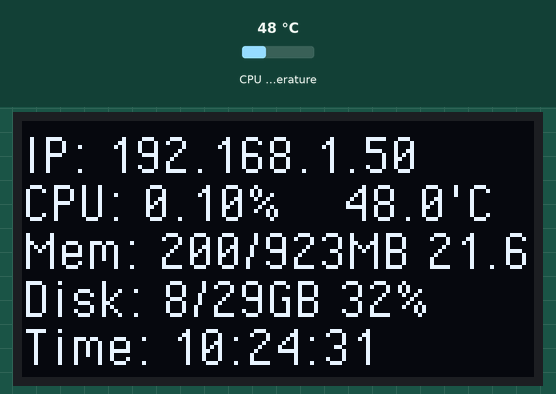
Bench run of a program on a simulated Raspberry Pi (BCM pin numbers). Shown: 128×64 one-colour display. The inputs (shaded band) are chosen by the test bench; at power-on: CPU temperature 48 °C. The clock reads 2024-03-15 10:24:30 at power-on unless the program sets it; system figures (address, load, memory, disk, uptime) are fixed made-up values; text uses the font file from the repository.

Above: at 1.2 s.
1.3 s: CPU temperature set to 31 °C
At 3.4 s:
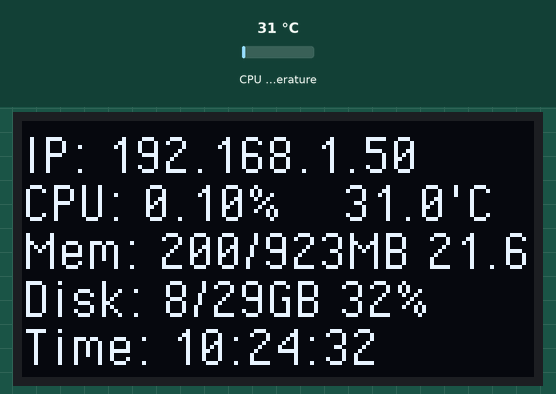
5.3 s: CPU temperature set to 44 °C
At 6.5 s:
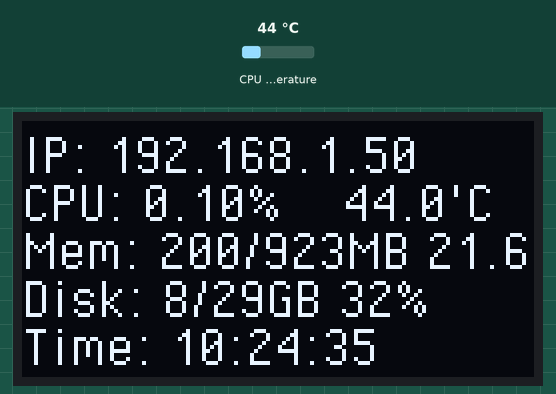
Timing chart, 0 to 8.3 s (numbered marks = the images above; inputs shaded):
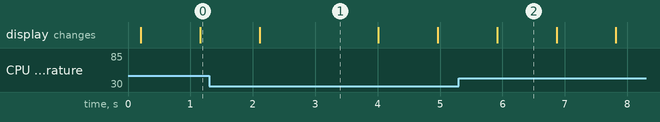

The program:

oled-statistic.py
```python
# Based on: Michael Klements
# Modified by: Augusto Samuel Hernandez Martin
# For Raspberry Pi Desktop Case with OLED Stats Display
# Base on Adafruit CircuitPython & SSD1306 Libraries
# It is run under a Systemd service that runs the code after start


import time
import board
import busio
import digitalio

from PIL import Image, ImageDraw, ImageFont
import adafruit_ssd1306

import subprocess

# Define the Reset Pin
oled_reset = digitalio.DigitalInOut(board.D4)

# Display Parameters
WIDTH = 128
HEIGHT = 64
BORDER = 10 #Por defecto 5

# Use for I2C.
i2c = board.I2C()
oled = adafruit_ssd1306.SSD1306_I2C(WIDTH, HEIGHT, i2c, addr=0x3C, reset=oled_reset)

# Clear display.
oled.fill(0)
oled.show()

# Create blank image for drawing.
# Make sure to create image with mode '1' for 1-bit color.
image = Image.new("1", (oled.width, oled.height))

# Get drawing object to draw on image.
draw = ImageDraw.Draw(image)

# Draw a white background
draw.rectangle((0, 0, oled.width, oled.height), outline=255, fill=255)

font = ImageFont.truetype('/home/pi/oled-statistic/PixelOperator.ttf', 16)
#font = ImageFont.load_default()

while True:
    # Draw a black filled box to clear the image.
    draw.rectangle((0, 0, oled.width, oled.height), outline=0, fill=0)

    # Shell scripts for system monitoring from here : https://unix.stackexchange.com/questions/119126/command-to-display-memory-usage-disk-usage-and-cpu-load
    cmd = "hostname -I | cut -d\' \' -f1"
    IP = subprocess.check_output(cmd, shell = True )
    cmd = "top -bn1 | grep load | awk '{printf \"CPU: %.2f\", $(NF-2)}'"
    CPU = subprocess.check_output(cmd, shell = True )
    cmd = "free -m | awk 'NR==2{printf \"Mem: %s/%sMB %.2f%%\", $3,$2,$3*100/$2 }'"
    MemUsage = subprocess.check_output(cmd, shell = True )
    cmd = "df -h | awk '$NF==\"/\"{printf \"Disk: %d/%dGB %s\", $3,$2,$5}'"
    #cmd = "df -h /dev/sda1 | awk '$NF==\"/\"{printf \"Disk: %d/%dGB %s\", $3,$2,$5}'"
    Disk = subprocess.check_output(cmd, shell = True )
    cmd = "vcgencmd measure_temp |cut -f 2 -d '='"
    temp = subprocess.check_output(cmd, shell = True )
    cmd = "date +%T"
    Hour = subprocess.check_output(cmd, shell = True)

    # Pi Stats Display
    draw.text((0, 0), "IP: " + str(IP,'utf-8'), font=font, fill=255)
    draw.text((0, 12), str(CPU,'utf-8') + "%", font=font, fill=255)
    draw.text((80, 12), str(temp,'utf-8') , font=font, fill=255)
    draw.text((0, 24), str(MemUsage,'utf-8'), font=font, fill=255)
    draw.text((0, 36), str(Disk,'utf-8'), font=font, fill=255)
    draw.text((0, 48), "Time: " + str(Hour,'utf-8'), font=font, fill=255)


    # Display image
    oled.image(image)
    oled.show()
    time.sleep(0.8)
```
